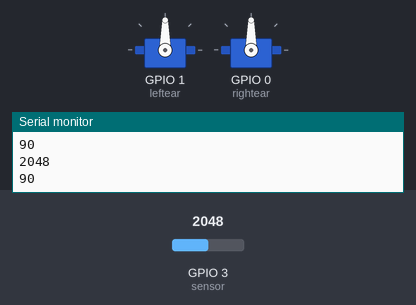
A sketch run on a simulated ESP32. On the bench: 2 × servo, the last lines printed to the serial monitor. The inputs (shaded band) are chosen by the test bench; at power-on: GPIO 3 (sensor) = 2048.

Above: at 13.2 s.
13.3 s: GPIO 3 (sensor) set to 2866
At 14.5 s:
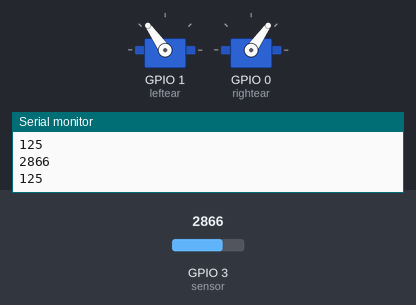
14.8 s: GPIO 3 (sensor) set to 3603
At 15.6 s:
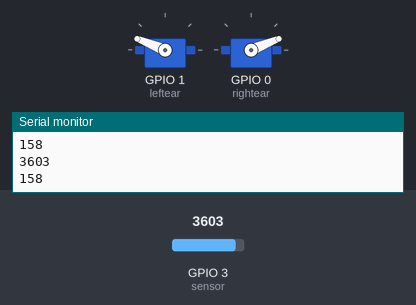
16.3 s: GPIO 3 (sensor) set to 4095
At 16.7 s:
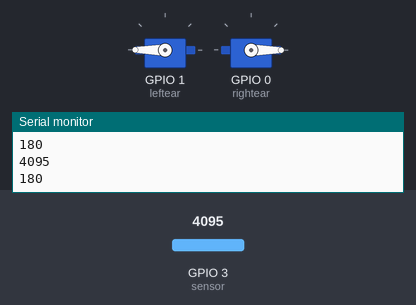
17.8 s: GPIO 3 (sensor) set to 1228
At 19.0 s:
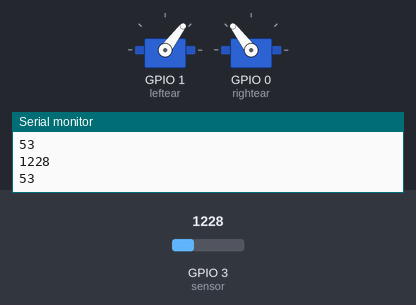
19.3 s: GPIO 3 (sensor) set to 491
At 20.1 s:
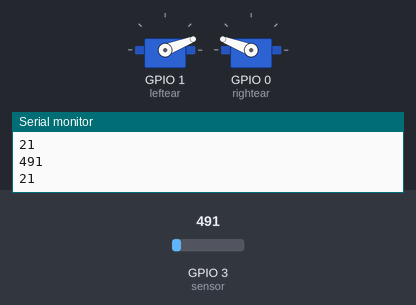
20.8 s: GPIO 3 (sensor) set to 0
At 21.5 s:
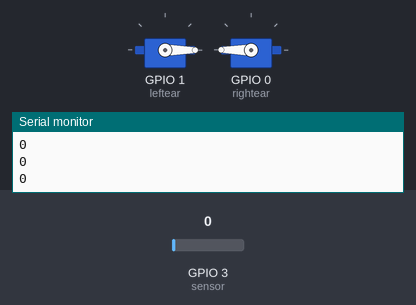
Timing chart, 0 to 23.3 s (numbered marks = the images above; inputs shaded):
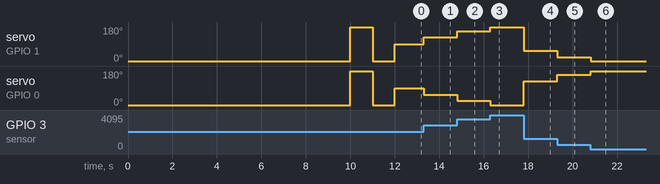

Measured:
- after the input at 13.3 s, servo on GPIO 1 (leftear): 90° → 125° at once; servo on GPIO 0 (rightear): 90° → 55° at once
- after the input at 14.8 s, servo on GPIO 1 (leftear): 125° → 158° at once; servo on GPIO 0 (rightear): 55° → 22° at once
- after the input at 16.3 s, servo on GPIO 1 (leftear): 158° → 180° at once; servo on GPIO 0 (rightear): 22° → 0° at once
- after the input at 17.8 s, servo on GPIO 1 (leftear): 180° → 53° at once; servo on GPIO 0 (rightear): 0° → 127° at once
- after the input at 19.3 s, servo on GPIO 1 (leftear): 53° → 21° at once; servo on GPIO 0 (rightear): 127° → 159° at once
- after the input at 20.8 s, servo on GPIO 1 (leftear): 21° → 0° at once; servo on GPIO 0 (rightear): 159° → 180° at once

The sketch:

cat.ino
```cpp
//cat ears
//by leo.mandolini


#include <ESP32Servo.h>

//pins

const int leftear = 1;
const int rightear = 0;

const int sensor = 3;

//servos

Servo sleft;
Servo sright;

//variables

int value = 0;
int angle = 0;
int preangle = 0;

//const

int const noise = 1;

//servo
void catwrite(int degree) {
  int mirror= map(degree, 0, 180, 180, 0);
  sleft.write(degree);
  sright.write(mirror);
  return;
}

void setup() {
  Serial.begin(115200);

  sleft.attach(leftear);
  sright.attach(rightear);

  //just do something

  sleft.write(0);
  sright.write(0);

  delay(10000);

  sleft.write(180);
  sright.write(180);

  delay(1000);

  sleft.write(0);
  sright.write(0);

  delay(1000);
}

void loop() {

  value = analogRead(sensor);
  angle = map(value, 0, 4095, 0, 180);

  Serial.println(value);
  Serial.println(angle);

  //noise
  if (!(abs(angle - preangle) <= noise)){
    catwrite(angle);
    preangle = angle;
  }

  delay(10);

}
```
